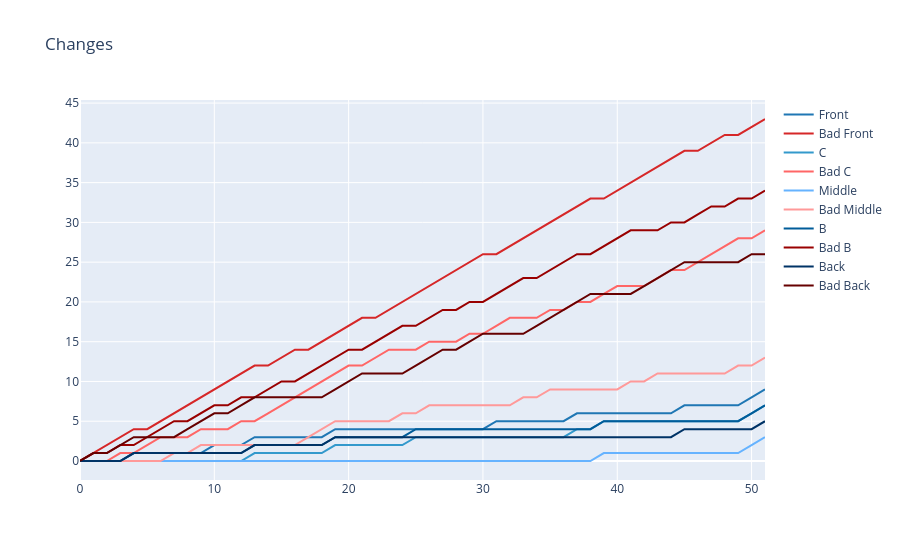
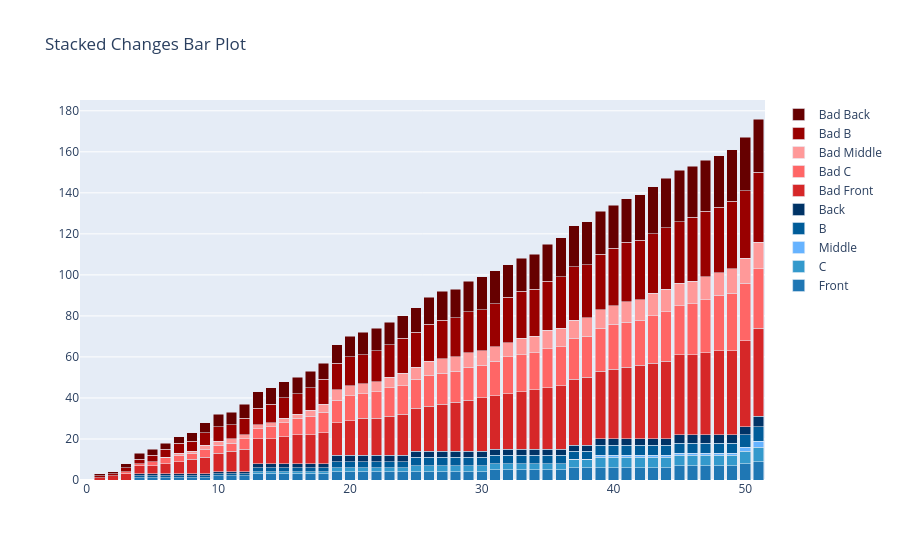

The code cell stored with these charts, in order, in its notebook:
### Code cell
# Use blue shades for normal, red shades for bad
normal_colors = ['#1f77b4', '#3399cc', '#66b3ff', '#005c99', '#003366']
bad_colors = ['#d62728', '#ff6666', '#ff9999', '#990000', '#660000']

fig = go.Figure()
for idx, col in enumerate(['front', 'c', 'middle', 'b', 'back']):
    fig.add_trace(go.Scatter(
        x=changes.index, y=changes[col].cumsum(),
        mode='lines', name=f'{col.capitalize()}',
        line=dict(color=normal_colors[idx])
    ))
    fig.add_trace(go.Scatter(
        x=badchanges.index, y=badchanges[col].cumsum(),
        mode='lines', name=f'Bad {col.capitalize()}',
        line=dict(color=bad_colors[idx])
    ))
fig.update_layout(title='Changes')
waste = (changes[['front', 'c', 'middle', 'b', 'back']].sum(axis=1) * 0.2).cumsum()
badwaste = (badchanges[['front', 'c', 'middle', 'b', 'back']].sum(axis=1) * 0.2).cumsum()
# Create a stacked bar plot for changes and badchanges
fig2 = go.Figure()
cols = ['front', 'c', 'middle', 'b', 'back']

for idx, col in enumerate(cols):
    fig2.add_bar(
        x=changes.index,
        y=changes[col].cumsum(),
        name=col.capitalize(),
        marker_color=normal_colors[idx],
    )
for idx, col in enumerate(cols):
    fig2.add_bar(
        x=badchanges.index,
        y=badchanges[col].cumsum(),
        name=f'Bad {col.capitalize()}',
        marker_color=bad_colors[idx],
    )

fig2.update_layout(
    barmode='stack',
    title='Stacked Changes Bar Plot'
)
print(f"Bad waste compare to waste: {((badwaste.iloc[-1] - waste.iloc[-1]) / waste.iloc[-1]) * 100:.2f}%")
fig.show()
fig2.show()

### Figure 1 — Plotly figure (JSON) as saved in the notebook; plotly's stock layout.template omitted (floating-point values rounded to 4 significant figures)
{"data": [{"line": {"color": "#1f77b4"}, "mode": "lines", "name": "Front", "type": "scatter", "x": [0, 1, 2, 3, 4, 5, 6, 7, 8, 9, 10, 11, 12, 13, 14, 15, 16, 17, 18, 19, 20, 21, 22, 23, 24, 25, 26, 27, 28, 29, 30, 31, 32, 33, 34, 35, 36, 37, 38, 39, 40, 41, 42, 43, 44, 45, 46, 47, 48, 49, 50, 51], "y": [0, 0, 0, 0, 1, 1, 1, 1, 1, 1, 2, 2, 2, 3, 3, 3, 3, 3, 3, 4, 4, 4, 4, 4, 4, 4, 4, 4, 4, 4, 4, 5, 5, 5, 5, 5, 5, 6, 6, 6, 6, 6, 6, 6, 6, 7, 7, 7, 7, 7, 8, 9]}, {"line": {"color": "#d62728"}, "mode": "lines", "name": "Bad Front", "type": "scatter", "x": [0, 1, 2, 3, 4, 5, 6, 7, 8, 9, 10, 11, 12, 13, 14, 15, 16, 17, 18, 19, 20, 21, 22, 23, 24, 25, 26, 27, 28, 29, 30, 31, 32, 33, 34, 35, 36, 37, 38, 39, 40, 41, 42, 43, 44, 45, 46, 47, 48, 49, 50, 51], "y": [0, 1, 2, 3, 4, 4, 5, 6, 7, 8, 9, 10, 11, 12, 12, 13, 14, 14, 15, 16, 17, 18, 18, 19, 20, 21, 22, 23, 24, 25, 26, 26, 27, 28, 29, 30, 31, 32, 33, 33, 34, 35, 36, 37, 38, 39, 39, 40, 41, 41, 42, 43]}, {"line": {"color": "#3399cc"}, "mode": "lines", "name": "C", "type": "scatter", "x": [0, 1, 2, 3, 4, 5, 6, 7, 8, 9, 10, 11, 12, 13, 14, 15, 16, 17, 18, 19, 20, 21, 22, 23, 24, 25, 26, 27, 28, 29, 30, 31, 32, 33, 34, 35, 36, 37, 38, 39, 40, 41, 42, 43, 44, 45, 46, 47, 48, 49, 50, 51], "y": [0, 0, 0, 0, 0, 0, 0, 0, 0, 0, 0, 0, 0, 1, 1, 1, 1, 1, 1, 2, 2, 2, 2, 2, 2, 3, 3, 3, 3, 3, 3, 3, 3, 3, 3, 3, 3, 4, 4, 5, 5, 5, 5, 5, 5, 5, 5, 5, 5, 5, 6, 7]}, {"line": {"color": "#ff6666"}, "mode": "lines", "name": "Bad C", "type": "scatter", "x": [0, 1, 2, 3, 4, 5, 6, 7, 8, 9, 10, 11, 12, 13, 14, 15, 16, 17, 18, 19, 20, 21, 22, 23, 24, 25, 26, 27, 28, 29, 30, 31, 32, 33, 34, 35, 36, 37, 38, 39, 40, 41, 42, 43, 44, 45, 46, 47, 48, 49, 50, 51], "y": [0, 0, 0, 1, 1, 2, 3, 3, 3, 4, 4, 4, 5, 5, 6, 7, 8, 9, 10, 11, 12, 12, 13, 14, 14, 14, 15, 15, 15, 16, 16, 17, 18, 18, 18, 19, 19, 20, 20, 21, 22, 22, 22, 23, 24, 24, 25, 26, 27, 28, 28, 29]}, {"line": {"color": "#66b3ff"}, "mode": "lines", "name": "Middle", "type": "scatter", "x": [0, 1, 2, 3, 4, 5, 6, 7, 8, 9, 10, 11, 12, 13, 14, 15, 16, 17, 18, 19, 20, 21, 22, 23, 24, 25, 26, 27, 28, 29, 30, 31, 32, 33, 34, 35, 36, 37, 38, 39, 40, 41, 42, 43, 44, 45, 46, 47, 48, 49, 50, 51], "y": [0, 0, 0, 0, 0, 0, 0, 0, 0, 0, 0, 0, 0, 0, 0, 0, 0, 0, 0, 0, 0, 0, 0, 0, 0, 0, 0, 0, 0, 0, 0, 0, 0, 0, 0, 0, 0, 0, 0, 1, 1, 1, 1, 1, 1, 1, 1, 1, 1, 1, 2, 3]}, {"line": {"color": "#ff9999"}, "mode": "lines", "name": "Bad Middle", "type": "scatter", "x": [0, 1, 2, 3, 4, 5, 6, 7, 8, 9, 10, 11, 12, 13, 14, 15, 16, 17, 18, 19, 20, 21, 22, 23, 24, 25, 26, 27, 28, 29, 30, 31, 32, 33, 34, 35, 36, 37, 38, 39, 40, 41, 42, 43, 44, 45, 46, 47, 48, 49, 50, 51], "y": [0, 0, 0, 0, 0, 0, 0, 1, 1, 2, 2, 2, 2, 2, 2, 2, 2, 3, 4, 5, 5, 5, 5, 5, 6, 6, 7, 7, 7, 7, 7, 7, 7, 8, 8, 9, 9, 9, 9, 9, 9, 10, 10, 11, 11, 11, 11, 11, 11, 12, 12, 13]}, {"line": {"color": "#005c99"}, "mode": "lines", "name": "B", "type": "scatter", "x": [0, 1, 2, 3, 4, 5, 6, 7, 8, 9, 10, 11, 12, 13, 14, 15, 16, 17, 18, 19, 20, 21, 22, 23, 24, 25, 26, 27, 28, 29, 30, 31, 32, 33, 34, 35, 36, 37, 38, 39, 40, 41, 42, 43, 44, 45, 46, 47, 48, 49, 50, 51], "y": [0, 0, 0, 0, 1, 1, 1, 1, 1, 1, 1, 1, 1, 2, 2, 2, 2, 2, 2, 3, 3, 3, 3, 3, 3, 4, 4, 4, 4, 4, 4, 4, 4, 4, 4, 4, 4, 4, 4, 5, 5, 5, 5, 5, 5, 5, 5, 5, 5, 5, 6, 7]}, {"line": {"color": "#990000"}, "mode": "lines", "name": "Bad B", "type": "scatter", "x": [0, 1, 2, 3, 4, 5, 6, 7, 8, 9, 10, 11, 12, 13, 14, 15, 16, 17, 18, 19, 20, 21, 22, 23, 24, 25, 26, 27, 28, 29, 30, 31, 32, 33, 34, 35, 36, 37, 38, 39, 40, 41, 42, 43, 44, 45, 46, 47, 48, 49, 50, 51], "y": [0, 1, 1, 2, 2, 3, 4, 5, 5, 6, 7, 7, 8, 8, 9, 10, 10, 11, 12, 13, 14, 14, 15, 16, 17, 17, 18, 19, 19, 20, 20, 21, 22, 23, 23, 24, 25, 26, 26, 27, 28, 29, 29, 29, 30, 30, 31, 32, 32, 33, 33, 34]}, {"line": {"color": "#003366"}, "mode": "lines", "name": "Back", "type": "scatter", "x": [0, 1, 2, 3, 4, 5, 6, 7, 8, 9, 10, 11, 12, 13, 14, 15, 16, 17, 18, 19, 20, 21, 22, 23, 24, 25, 26, 27, 28, 29, 30, 31, 32, 33, 34, 35, 36, 37, 38, 39, 40, 41, 42, 43, 44, 45, 46, 47, 48, 49, 50, 51], "y": [0, 0, 0, 0, 1, 1, 1, 1, 1, 1, 1, 1, 1, 2, 2, 2, 2, 2, 2, 3, 3, 3, 3, 3, 3, 3, 3, 3, 3, 3, 3, 3, 3, 3, 3, 3, 3, 3, 3, 3, 3, 3, 3, 3, 3, 4, 4, 4, 4, 4, 4, 5]}, {"line": {"color": "#660000"}, "mode": "lines", "name": "Bad Back", "type": "scatter", "x": [0, 1, 2, 3, 4, 5, 6, 7, 8, 9, 10, 11, 12, 13, 14, 15, 16, 17, 18, 19, 20, 21, 22, 23, 24, 25, 26, 27, 28, 29, 30, 31, 32, 33, 34, 35, 36, 37, 38, 39, 40, 41, 42, 43, 44, 45, 46, 47, 48, 49, 50, 51], "y": [0, 1, 1, 2, 3, 3, 3, 3, 4, 5, 6, 6, 7, 8, 8, 8, 8, 8, 8, 9, 10, 11, 11, 11, 11, 12, 13, 14, 14, 15, 16, 16, 16, 16, 17, 18, 19, 20, 21, 21, 21, 21, 22, 23, 24, 25, 25, 25, 25, 25, 26, 26]}], "layout": {"title": {"text": "Changes"}}}

### Figure 2 — Plotly figure (JSON) as saved in the notebook; plotly's stock layout.template omitted (floating-point values rounded to 4 significant figures)
{"data": [{"marker": {"color": "#1f77b4"}, "name": "Front", "type": "bar", "x": [0, 1, 2, 3, 4, 5, 6, 7, 8, 9, 10, 11, 12, 13, 14, 15, 16, 17, 18, 19, 20, 21, 22, 23, 24, 25, 26, 27, 28, 29, 30, 31, 32, 33, 34, 35, 36, 37, 38, 39, 40, 41, 42, 43, 44, 45, 46, 47, 48, 49, 50, 51], "y": [0, 0, 0, 0, 1, 1, 1, 1, 1, 1, 2, 2, 2, 3, 3, 3, 3, 3, 3, 4, 4, 4, 4, 4, 4, 4, 4, 4, 4, 4, 4, 5, 5, 5, 5, 5, 5, 6, 6, 6, 6, 6, 6, 6, 6, 7, 7, 7, 7, 7, 8, 9]}, {"marker": {"color": "#3399cc"}, "name": "C", "type": "bar", "x": [0, 1, 2, 3, 4, 5, 6, 7, 8, 9, 10, 11, 12, 13, 14, 15, 16, 17, 18, 19, 20, 21, 22, 23, 24, 25, 26, 27, 28, 29, 30, 31, 32, 33, 34, 35, 36, 37, 38, 39, 40, 41, 42, 43, 44, 45, 46, 47, 48, 49, 50, 51], "y": [0, 0, 0, 0, 0, 0, 0, 0, 0, 0, 0, 0, 0, 1, 1, 1, 1, 1, 1, 2, 2, 2, 2, 2, 2, 3, 3, 3, 3, 3, 3, 3, 3, 3, 3, 3, 3, 4, 4, 5, 5, 5, 5, 5, 5, 5, 5, 5, 5, 5, 6, 7]}, {"marker": {"color": "#66b3ff"}, "name": "Middle", "type": "bar", "x": [0, 1, 2, 3, 4, 5, 6, 7, 8, 9, 10, 11, 12, 13, 14, 15, 16, 17, 18, 19, 20, 21, 22, 23, 24, 25, 26, 27, 28, 29, 30, 31, 32, 33, 34, 35, 36, 37, 38, 39, 40, 41, 42, 43, 44, 45, 46, 47, 48, 49, 50, 51], "y": [0, 0, 0, 0, 0, 0, 0, 0, 0, 0, 0, 0, 0, 0, 0, 0, 0, 0, 0, 0, 0, 0, 0, 0, 0, 0, 0, 0, 0, 0, 0, 0, 0, 0, 0, 0, 0, 0, 0, 1, 1, 1, 1, 1, 1, 1, 1, 1, 1, 1, 2, 3]}, {"marker": {"color": "#005c99"}, "name": "B", "type": "bar", "x": [0, 1, 2, 3, 4, 5, 6, 7, 8, 9, 10, 11, 12, 13, 14, 15, 16, 17, 18, 19, 20, 21, 22, 23, 24, 25, 26, 27, 28, 29, 30, 31, 32, 33, 34, 35, 36, 37, 38, 39, 40, 41, 42, 43, 44, 45, 46, 47, 48, 49, 50, 51], "y": [0, 0, 0, 0, 1, 1, 1, 1, 1, 1, 1, 1, 1, 2, 2, 2, 2, 2, 2, 3, 3, 3, 3, 3, 3, 4, 4, 4, 4, 4, 4, 4, 4, 4, 4, 4, 4, 4, 4, 5, 5, 5, 5, 5, 5, 5, 5, 5, 5, 5, 6, 7]}, {"marker": {"color": "#003366"}, "name": "Back", "type": "bar", "x": [0, 1, 2, 3, 4, 5, 6, 7, 8, 9, 10, 11, 12, 13, 14, 15, 16, 17, 18, 19, 20, 21, 22, 23, 24, 25, 26, 27, 28, 29, 30, 31, 32, 33, 34, 35, 36, 37, 38, 39, 40, 41, 42, 43, 44, 45, 46, 47, 48, 49, 50, 51], "y": [0, 0, 0, 0, 1, 1, 1, 1, 1, 1, 1, 1, 1, 2, 2, 2, 2, 2, 2, 3, 3, 3, 3, 3, 3, 3, 3, 3, 3, 3, 3, 3, 3, 3, 3, 3, 3, 3, 3, 3, 3, 3, 3, 3, 3, 4, 4, 4, 4, 4, 4, 5]}, {"marker": {"color": "#d62728"}, "name": "Bad Front", "type": "bar", "x": [0, 1, 2, 3, 4, 5, 6, 7, 8, 9, 10, 11, 12, 13, 14, 15, 16, 17, 18, 19, 20, 21, 22, 23, 24, 25, 26, 27, 28, 29, 30, 31, 32, 33, 34, 35, 36, 37, 38, 39, 40, 41, 42, 43, 44, 45, 46, 47, 48, 49, 50, 51], "y": [0, 1, 2, 3, 4, 4, 5, 6, 7, 8, 9, 10, 11, 12, 12, 13, 14, 14, 15, 16, 17, 18, 18, 19, 20, 21, 22, 23, 24, 25, 26, 26, 27, 28, 29, 30, 31, 32, 33, 33, 34, 35, 36, 37, 38, 39, 39, 40, 41, 41, 42, 43]}, {"marker": {"color": "#ff6666"}, "name": "Bad C", "type": "bar", "x": [0, 1, 2, 3, 4, 5, 6, 7, 8, 9, 10, 11, 12, 13, 14, 15, 16, 17, 18, 19, 20, 21, 22, 23, 24, 25, 26, 27, 28, 29, 30, 31, 32, 33, 34, 35, 36, 37, 38, 39, 40, 41, 42, 43, 44, 45, 46, 47, 48, 49, 50, 51], "y": [0, 0, 0, 1, 1, 2, 3, 3, 3, 4, 4, 4, 5, 5, 6, 7, 8, 9, 10, 11, 12, 12, 13, 14, 14, 14, 15, 15, 15, 16, 16, 17, 18, 18, 18, 19, 19, 20, 20, 21, 22, 22, 22, 23, 24, 24, 25, 26, 27, 28, 28, 29]}, {"marker": {"color": "#ff9999"}, "name": "Bad Middle", "type": "bar", "x": [0, 1, 2, 3, 4, 5, 6, 7, 8, 9, 10, 11, 12, 13, 14, 15, 16, 17, 18, 19, 20, 21, 22, 23, 24, 25, 26, 27, 28, 29, 30, 31, 32, 33, 34, 35, 36, 37, 38, 39, 40, 41, 42, 43, 44, 45, 46, 47, 48, 49, 50, 51], "y": [0, 0, 0, 0, 0, 0, 0, 1, 1, 2, 2, 2, 2, 2, 2, 2, 2, 3, 4, 5, 5, 5, 5, 5, 6, 6, 7, 7, 7, 7, 7, 7, 7, 8, 8, 9, 9, 9, 9, 9, 9, 10, 10, 11, 11, 11, 11, 11, 11, 12, 12, 13]}, {"marker": {"color": "#990000"}, "name": "Bad B", "type": "bar", "x": [0, 1, 2, 3, 4, 5, 6, 7, 8, 9, 10, 11, 12, 13, 14, 15, 16, 17, 18, 19, 20, 21, 22, 23, 24, 25, 26, 27, 28, 29, 30, 31, 32, 33, 34, 35, 36, 37, 38, 39, 40, 41, 42, 43, 44, 45, 46, 47, 48, 49, 50, 51], "y": [0, 1, 1, 2, 2, 3, 4, 5, 5, 6, 7, 7, 8, 8, 9, 10, 10, 11, 12, 13, 14, 14, 15, 16, 17, 17, 18, 19, 19, 20, 20, 21, 22, 23, 23, 24, 25, 26, 26, 27, 28, 29, 29, 29, 30, 30, 31, 32, 32, 33, 33, 34]}, {"marker": {"color": "#660000"}, "name": "Bad Back", "type": "bar", "x": [0, 1, 2, 3, 4, 5, 6, 7, 8, 9, 10, 11, 12, 13, 14, 15, 16, 17, 18, 19, 20, 21, 22, 23, 24, 25, 26, 27, 28, 29, 30, 31, 32, 33, 34, 35, 36, 37, 38, 39, 40, 41, 42, 43, 44, 45, 46, 47, 48, 49, 50, 51], "y": [0, 1, 1, 2, 3, 3, 3, 3, 4, 5, 6, 6, 7, 8, 8, 8, 8, 8, 8, 9, 10, 11, 11, 11, 11, 12, 13, 14, 14, 15, 16, 16, 16, 16, 17, 18, 19, 20, 21, 21, 21, 21, 22, 23, 24, 25, 25, 25, 25, 25, 26, 26]}], "layout": {"barmode": "stack", "title": {"text": "Stacked Changes Bar Plot"}}}
